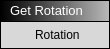
<?xml version="1.0" encoding="UTF-8"?>
<ui version="4.0">
 <class>GetRotationBlock</class>
 <widget class="QWidget" name="GetRotationBlock">
  <property name="geometry">
   <rect>
    <x>0</x>
    <y>0</y>
    <width>110</width>
    <height>49</height>
   </rect>
  </property>
  <property name="windowTitle">
   <string>Form</string>
  </property>
  <layout class="QHBoxLayout" name="horizontalLayout">
   <property name="leftMargin">
    <number>0</number>
   </property>
   <property name="topMargin">
    <number>0</number>
   </property>
   <property name="rightMargin">
    <number>0</number>
   </property>
   <property name="bottomMargin">
    <number>0</number>
   </property>
   <item>
    <widget class="QWidget" name="Holder" native="true">
     <property name="styleSheet">
      <string notr="true">QWidget#Holder { background-color: rgb(0, 0, 0); }</string>
     </property>
     <layout class="QVBoxLayout" name="verticalLayout_4">
      <property name="spacing">
       <number>1</number>
      </property>
      <property name="leftMargin">
       <number>1</number>
      </property>
      <property name="topMargin">
       <number>1</number>
      </property>
      <property name="rightMargin">
       <number>1</number>
      </property>
      <property name="bottomMargin">
       <number>1</number>
      </property>
      <item>
       <widget class="QWidget" name="Header" native="true">
        <property name="minimumSize">
         <size>
          <width>0</width>
          <height>20</height>
         </size>
        </property>
        <property name="maximumSize">
         <size>
          <width>16777215</width>
          <height>28</height>
         </size>
        </property>
        <property name="styleSheet">
         <string notr="true">background-color: qlineargradient(spread:pad, x1:0, y1:0, x2:1, y2:0, stop:0 rgba(0, 0, 0, 255), stop:1 rgba(184, 184, 184, 255));</string>
        </property>
        <layout class="QVBoxLayout" name="verticalLayout_5">
         <property name="spacing">
          <number>6</number>
         </property>
         <property name="leftMargin">
          <number>9</number>
         </property>
         <property name="topMargin">
          <number>0</number>
         </property>
         <property name="rightMargin">
          <number>9</number>
         </property>
         <property name="bottomMargin">
          <number>0</number>
         </property>
         <item>
          <widget class="QLabel" name="label">
           <property name="sizePolicy">
            <sizepolicy hsizetype="Maximum" vsizetype="Preferred">
             <horstretch>0</horstretch>
             <verstretch>0</verstretch>
            </sizepolicy>
           </property>
           <property name="maximumSize">
            <size>
             <width>16777215</width>
             <height>16777215</height>
            </size>
           </property>
           <property name="styleSheet">
            <string notr="true">background-color: rgba(255, 255, 255, 0);</string>
           </property>
           <property name="text">
            <string>&lt;html&gt;&lt;head/&gt;&lt;body&gt;&lt;p&gt;&lt;span style=&quot; font-size:10pt; color:#ffffff;&quot;&gt;Get Rotation&lt;/span&gt;&lt;/p&gt;&lt;/body&gt;&lt;/html&gt;</string>
           </property>
          </widget>
         </item>
        </layout>
       </widget>
      </item>
      <item>
       <widget class="QWidget" name="widget" native="true">
        <property name="styleSheet">
         <string notr="true">background-color: rgb(216, 216, 216);</string>
        </property>
        <layout class="QHBoxLayout" name="horizontalLayout_2">
         <property name="spacing">
          <number>4</number>
         </property>
         <property name="leftMargin">
          <number>9</number>
         </property>
         <property name="topMargin">
          <number>3</number>
         </property>
         <property name="rightMargin">
          <number>9</number>
         </property>
         <property name="bottomMargin">
          <number>3</number>
         </property>
         <item>
          <spacer name="horizontalSpacer">
           <property name="orientation">
            <enum>Qt::Horizontal</enum>
           </property>
           <property name="sizeHint" stdset="0">
            <size>
             <width>40</width>
             <height>20</height>
            </size>
           </property>
          </spacer>
         </item>
         <item>
          <widget class="QLabel" name="label_2">
           <property name="text">
            <string>Rotation</string>
           </property>
          </widget>
         </item>
         <item>
          <widget class="QWidget" name="OutNodes" native="true">
           <property name="layoutDirection">
            <enum>Qt::RightToLeft</enum>
           </property>
           <layout class="QVBoxLayout" name="verticalLayout_3">
            <property name="leftMargin">
             <number>0</number>
            </property>
            <property name="topMargin">
             <number>0</number>
            </property>
            <property name="rightMargin">
             <number>0</number>
            </property>
            <property name="bottomMargin">
             <number>0</number>
            </property>
            <item>
             <widget class="ConnectorOut" name="Node_3" native="true">
              <property name="sizePolicy">
               <sizepolicy hsizetype="Preferred" vsizetype="Preferred">
                <horstretch>0</horstretch>
                <verstretch>0</verstretch>
               </sizepolicy>
              </property>
              <property name="minimumSize">
               <size>
                <width>16</width>
                <height>16</height>
               </size>
              </property>
              <property name="maximumSize">
               <size>
                <width>16</width>
                <height>16</height>
               </size>
              </property>
              <property name="styleSheet">
               <string notr="true"/>
              </property>
             </widget>
            </item>
           </layout>
          </widget>
         </item>
        </layout>
       </widget>
      </item>
     </layout>
    </widget>
   </item>
  </layout>
 </widget>
 <customwidgets>
  <customwidget>
   <class>ConnectorOut</class>
   <extends>QWidget</extends>
   <header>connectorout.h</header>
   <container>1</container>
  </customwidget>
 </customwidgets>
 <resources/>
 <connections/>
</ui>
